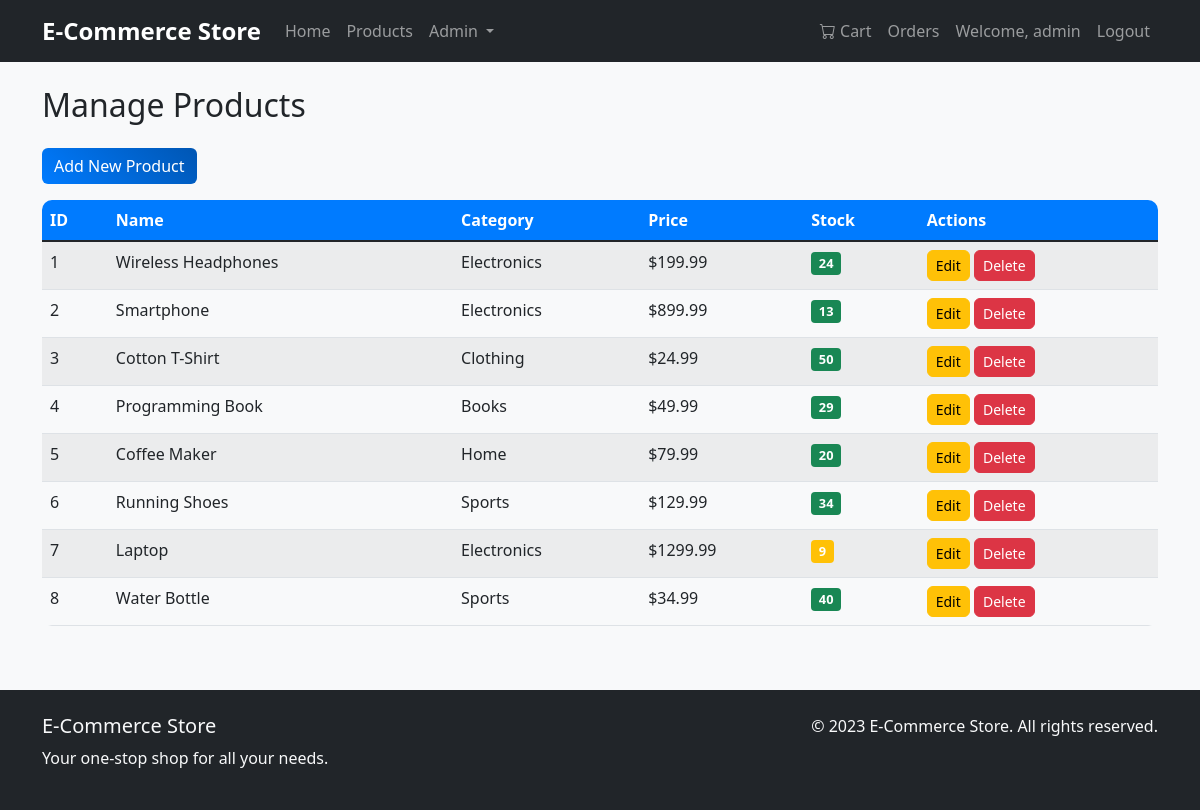
The app's page /admin/products (signed in) with its own data.
### models/user.py (models this page shows, shortened)
class User(UserMixin, db.Model):
    id = db.Column(db.Integer, primary_key=True)
    username = db.Column(db.String(80), unique=True, nullable=False)
    email = db.Column(db.String(120), unique=True, nullable=False)
    password_hash = db.Column(db.String(128), nullable=False)
    is_admin = db.Column(db.Boolean, default=False)
    orders = db.relationship('Order', backref='user', lazy=True)
    cart_items = db.relationship('CartItem', backref='user', lazy=True)

### models/product.py (models this page shows, shortened)
class Product(db.Model):
    id = db.Column(db.Integer, primary_key=True)
    name = db.Column(db.String(100), nullable=False)
    description = db.Column(db.Text, nullable=True)
    price = db.Column(db.Float, nullable=False)
    stock = db.Column(db.Integer, nullable=False)
    image = db.Column(db.String(200), nullable=True)
    category = db.Column(db.String(50), nullable=False)
    order_items = db.relationship('OrderItem', backref='product', lazy=True)
    cart_items = db.relationship('CartItem', backref='product', lazy=True)

### routes/admin.py (the view)
@admin_bp.route('/products')
def products():
    products = Product.query.all()
    return render_template('admin/products.html', products=products)

### extensions.py (called while the page is built)
@login_manager.user_loader
def load_user(user_id):
    from models.user import User
    return User.query.get(int(user_id))

### routes/admin.py (called while the page is built)
@admin_bp.before_request
@login_required
def require_admin():
    if not current_user.is_admin:
        flash('You do not have permission to access this page.', 'danger')
        return redirect(url_for('index'))

### templates/admin/products.html (shortened to what this page needs)
{% extends "base.html" %}
{% block content %}
<h2 class="mb-4">Manage Products</h2>
<div class="mb-3">
    <a href="{{ url_for('product.add_product') }}" class="btn btn-primary">Add New Product</a>
</div>
<div class="table-responsive">
    <table class="table table-striped">
        <thead>
            <tr>
                <th>ID</th>
                <th>Name</th>
                <th>Category</th>
                <th>Price</th>
                <th>Stock</th>
                <th>Actions</th>
            </tr>
        </thead>
        <tbody>
            {% for product in products %}
            <tr>
                <td>{{ product.id }}</td>
                <td>{{ product.name }}</td>
                <td>{{ product.category }}</td>
                <td>${{ "%.2f"|format(product.price) }}</td>
                <td>
                    <span class="badge bg-{% if product.stock > 10 %}success{% elif product.stock > 0 %}warning{% else %}danger{% endif %}">
                        {{ product.stock }}
                    </span>
                </td>
                <td>
                    <a href="{{ url_for('product.edit_product', id=product.id) }}" class="btn btn-sm btn-warning">Edit</a>
                    <a href="{{ url_for('product.delete_product', id=product.id) }}" class="btn btn-sm btn-danger"
                       onclick="return confirm('Are you sure you want to delete this product?')">Delete</a>
                </td>
            </tr>
            {% endfor %}
        </tbody>
    </table>
</div>
{% endblock %}

### templates/base.html (shortened to what this page needs)
<!DOCTYPE html>
<html lang="en">
<head>
    <link href="https://cdn.jsdelivr.net/npm/bootstrap@5.1.3/dist/css/bootstrap.min.css" rel="stylesheet">
    <link rel="stylesheet" href="https://cdn.jsdelivr.net/npm/bootstrap-icons@1.10.0/font/bootstrap-icons.css">
    <link rel="stylesheet" href="{{ url_for('static', filename='css/style.css') }}">
</head>
<body>
    <nav class="navbar navbar-expand-lg navbar-dark bg-dark">
        <div class="container">
            <a class="navbar-brand" href="{{ url_for('index') }}">E-Commerce Store</a>
            <div class="collapse navbar-collapse" id="navbarNav">
                <ul class="navbar-nav me-auto">
                    <li class="nav-item">
                        <a class="nav-link" href="{{ url_for('index') }}">Home</a>
                    </li>
                    <li class="nav-item">
                        <a class="nav-link" href="{{ url_for('product.product_list') }}">Products</a>
                    </li>
                    {% if current_user.is_authenticated and current_user.is_admin %}
                    <li class="nav-item dropdown">
                        <a class="nav-link dropdown-toggle" href="#" id="adminDropdown" role="button" data-bs-toggle="dropdown">
                            Admin
                        </a>
                    </li>
                    {% endif %}
                </ul>
                <ul class="navbar-nav">
                    {% if current_user.is_authenticated %}
                    <li class="nav-item">
                        <a class="nav-link" href="{{ url_for('cart.view_cart') }}">
                            <i class="bi bi-cart"></i> Cart
                        </a>
                    </li>
                    <li class="nav-item">
                        <a class="nav-link" href="{{ url_for('order.order_history') }}">Orders</a>
                    </li>
                    <li class="nav-item">
                        <a class="nav-link" href="#">Welcome, {{ current_user.username }}</a>
                    </li>
                    <li class="nav-item">
                        <a class="nav-link" href="{{ url_for('auth.logout') }}">Logout</a>
                    </li>
                    {% endif %}
                </ul>
            </div>
        </div>
    </nav>
    <main class="container mt-4">
        {% block content %}{% endblock %}
    </main>
    <footer class="bg-dark text-light mt-5 py-4">
        <div class="container">
            <div class="row">
                <div class="col-md-6">
                    <h5>E-Commerce Store</h5>
                    <p>Your one-stop shop for all your needs.</p>
                </div>
                <div class="col-md-6 text-end">
                    <p>&copy; 2023 E-Commerce Store. All rights reserved.</p>
                </div>
            </div>
        </div>
    </footer>
</body>
</html>

### static/css/style.css (style rules this page uses)
:root { --primary-color: #007bff; --secondary-color: #6c757d; --success-color: #28a745; --danger-color: #dc3545; --warning-color: #ffc107; --info-color: #17a2b8; --light-color: #f8f9fa; --dark-color: #343a40; }
body { font-family: 'Segoe UI', Tahoma, Geneva, Verdana, sans-serif; background-color: #f8f9fa; }
.navbar-brand { font-weight: bold; font-size: 1.5rem; }
.navbar-nav .nav-link { font-weight: 500; transition: color 0.3s ease; }
.btn { border-radius: 6px; font-weight: 500; transition: all 0.3s ease; }
.btn-primary { background: linear-gradient(45deg, var(--primary-color), #0056b3); border: none; }
.table { border-radius: 10px; overflow: hidden; }
.table th { background-color: var(--primary-color); color: white; font-weight: 600; }
.badge { font-size: 0.8em; padding: 0.4em 0.6em; }
footer { margin-top: auto; }

### records on screen
User: username "admin"
Product: id "1", name "Wireless Headphones", category "Electronics", price "199.99", stock "24"
Product: id "2", name "Smartphone", category "Electronics", price "899.99", stock "13"
Product: id "3", name "Cotton T-Shirt", category "Clothing", price "24.99", stock "50"
Product: id "4", name "Programming Book", category "Books", price "49.99", stock "29"
Product: id "5", name "Coffee Maker", category "Home", price "79.99", stock "20"
Product: id "6", name "Running Shoes", category "Sports", price "129.99", stock "34"
Product: id "7", name "Laptop", category "Electronics", price "1299.99", stock "9"
Product: id "8", name "Water Bottle", category "Sports", price "34.99", stock "40"
